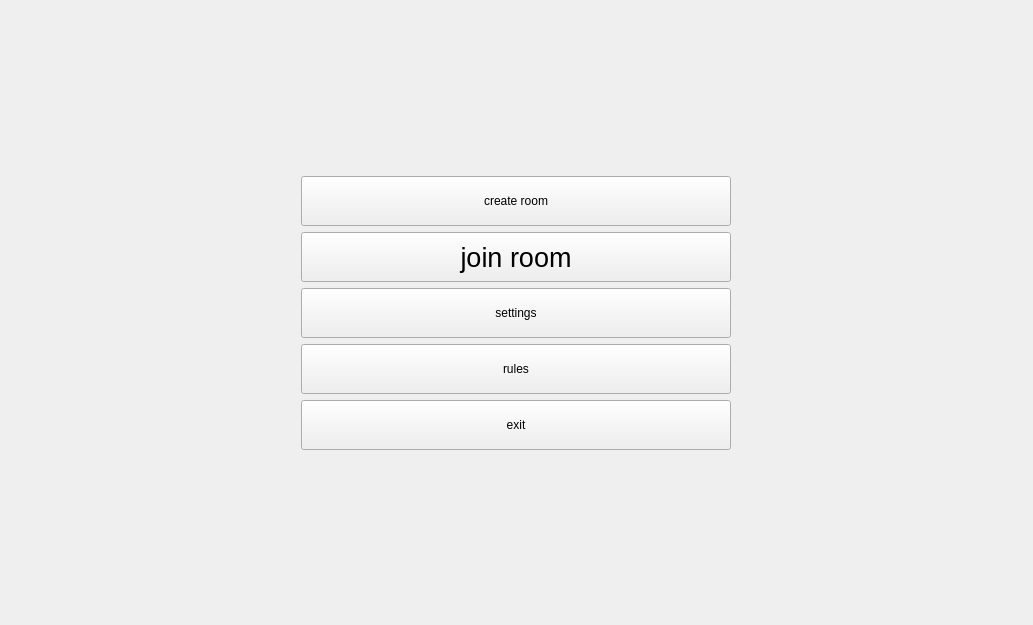
<?xml version="1.0" encoding="UTF-8"?>
<ui version="4.0">
 <class>MainMenuClass</class>
 <widget class="QWidget" name="MainMenuClass">
  <property name="geometry">
   <rect>
    <x>0</x>
    <y>0</y>
    <width>1033</width>
    <height>625</height>
   </rect>
  </property>
  <property name="sizePolicy">
   <sizepolicy hsizetype="Preferred" vsizetype="Maximum">
    <horstretch>0</horstretch>
    <verstretch>0</verstretch>
   </sizepolicy>
  </property>
  <property name="sizeIncrement">
   <size>
    <width>0</width>
    <height>0</height>
   </size>
  </property>
  <property name="windowTitle">
   <string>MainMenu</string>
  </property>
  <property name="styleSheet">
   <string notr="true"/>
  </property>
  <layout class="QGridLayout" name="gridLayout">
   <property name="leftMargin">
    <number>5</number>
   </property>
   <property name="topMargin">
    <number>5</number>
   </property>
   <property name="rightMargin">
    <number>5</number>
   </property>
   <property name="bottomMargin">
    <number>5</number>
   </property>
   <property name="horizontalSpacing">
    <number>2</number>
   </property>
   <property name="verticalSpacing">
    <number>25</number>
   </property>
   <item row="3" column="1">
    <spacer name="horizontalSpacer_2">
     <property name="orientation">
      <enum>Qt::Horizontal</enum>
     </property>
     <property name="sizeType">
      <enum>QSizePolicy::Preferred</enum>
     </property>
     <property name="sizeHint" stdset="0">
      <size>
       <width>40</width>
       <height>20</height>
      </size>
     </property>
    </spacer>
   </item>
   <item row="3" column="3">
    <spacer name="horizontalSpacer">
     <property name="orientation">
      <enum>Qt::Horizontal</enum>
     </property>
     <property name="sizeType">
      <enum>QSizePolicy::Preferred</enum>
     </property>
     <property name="sizeHint" stdset="0">
      <size>
       <width>40</width>
       <height>20</height>
      </size>
     </property>
    </spacer>
   </item>
   <item row="0" column="2">
    <spacer name="verticalSpacer">
     <property name="orientation">
      <enum>Qt::Vertical</enum>
     </property>
     <property name="sizeHint" stdset="0">
      <size>
       <width>20</width>
       <height>40</height>
      </size>
     </property>
    </spacer>
   </item>
   <item row="3" column="2">
    <layout class="QVBoxLayout" name="verticalLayout">
     <item>
      <widget class="QPushButton" name="startGameBtn">
       <property name="sizePolicy">
        <sizepolicy hsizetype="Minimum" vsizetype="Minimum">
         <horstretch>0</horstretch>
         <verstretch>0</verstretch>
        </sizepolicy>
       </property>
       <property name="minimumSize">
        <size>
         <width>250</width>
         <height>50</height>
        </size>
       </property>
       <property name="maximumSize">
        <size>
         <width>430</width>
         <height>65</height>
        </size>
       </property>
       <property name="sizeIncrement">
        <size>
         <width>0</width>
         <height>0</height>
        </size>
       </property>
       <property name="font">
        <font>
         <family>Arial</family>
        </font>
       </property>
       <property name="contextMenuPolicy">
        <enum>Qt::DefaultContextMenu</enum>
       </property>
       <property name="layoutDirection">
        <enum>Qt::LeftToRight</enum>
       </property>
       <property name="autoFillBackground">
        <bool>false</bool>
       </property>
       <property name="styleSheet">
        <string notr="true"/>
       </property>
       <property name="text">
        <string>create room</string>
       </property>
       <property name="flat">
        <bool>false</bool>
       </property>
      </widget>
     </item>
     <item>
      <widget class="QPushButton" name="joinRoomBtn">
       <property name="sizePolicy">
        <sizepolicy hsizetype="Minimum" vsizetype="Minimum">
         <horstretch>0</horstretch>
         <verstretch>0</verstretch>
        </sizepolicy>
       </property>
       <property name="minimumSize">
        <size>
         <width>250</width>
         <height>50</height>
        </size>
       </property>
       <property name="maximumSize">
        <size>
         <width>430</width>
         <height>65</height>
        </size>
       </property>
       <property name="font">
        <font>
         <family>Arial</family>
         <pointsize>20</pointsize>
         <weight>50</weight>
         <italic>false</italic>
         <bold>false</bold>
        </font>
       </property>
       <property name="contextMenuPolicy">
        <enum>Qt::DefaultContextMenu</enum>
       </property>
       <property name="layoutDirection">
        <enum>Qt::LeftToRight</enum>
       </property>
       <property name="styleSheet">
        <string notr="true"/>
       </property>
       <property name="text">
        <string>join room</string>
       </property>
      </widget>
     </item>
     <item>
      <widget class="QPushButton" name="startGameBtn_3">
       <property name="sizePolicy">
        <sizepolicy hsizetype="Minimum" vsizetype="Minimum">
         <horstretch>0</horstretch>
         <verstretch>0</verstretch>
        </sizepolicy>
       </property>
       <property name="minimumSize">
        <size>
         <width>250</width>
         <height>50</height>
        </size>
       </property>
       <property name="maximumSize">
        <size>
         <width>430</width>
         <height>65</height>
        </size>
       </property>
       <property name="contextMenuPolicy">
        <enum>Qt::DefaultContextMenu</enum>
       </property>
       <property name="layoutDirection">
        <enum>Qt::LeftToRight</enum>
       </property>
       <property name="styleSheet">
        <string notr="true"/>
       </property>
       <property name="text">
        <string>settings</string>
       </property>
      </widget>
     </item>
     <item>
      <widget class="QPushButton" name="startGameBtn_5">
       <property name="sizePolicy">
        <sizepolicy hsizetype="Minimum" vsizetype="Minimum">
         <horstretch>0</horstretch>
         <verstretch>0</verstretch>
        </sizepolicy>
       </property>
       <property name="minimumSize">
        <size>
         <width>250</width>
         <height>50</height>
        </size>
       </property>
       <property name="maximumSize">
        <size>
         <width>430</width>
         <height>65</height>
        </size>
       </property>
       <property name="contextMenuPolicy">
        <enum>Qt::DefaultContextMenu</enum>
       </property>
       <property name="layoutDirection">
        <enum>Qt::LeftToRight</enum>
       </property>
       <property name="styleSheet">
        <string notr="true"/>
       </property>
       <property name="text">
        <string>rules</string>
       </property>
      </widget>
     </item>
     <item>
      <widget class="QPushButton" name="startGameBtn_4">
       <property name="sizePolicy">
        <sizepolicy hsizetype="Minimum" vsizetype="Minimum">
         <horstretch>0</horstretch>
         <verstretch>0</verstretch>
        </sizepolicy>
       </property>
       <property name="minimumSize">
        <size>
         <width>250</width>
         <height>50</height>
        </size>
       </property>
       <property name="maximumSize">
        <size>
         <width>430</width>
         <height>65</height>
        </size>
       </property>
       <property name="contextMenuPolicy">
        <enum>Qt::DefaultContextMenu</enum>
       </property>
       <property name="layoutDirection">
        <enum>Qt::LeftToRight</enum>
       </property>
       <property name="styleSheet">
        <string notr="true"/>
       </property>
       <property name="text">
        <string>exit</string>
       </property>
      </widget>
     </item>
    </layout>
   </item>
   <item row="4" column="2">
    <spacer name="verticalSpacer_2">
     <property name="orientation">
      <enum>Qt::Vertical</enum>
     </property>
     <property name="sizeHint" stdset="0">
      <size>
       <width>20</width>
       <height>40</height>
      </size>
     </property>
    </spacer>
   </item>
  </layout>
 </widget>
 <layoutdefault spacing="6" margin="11"/>
 <resources/>
 <connections>
  <connection>
   <sender>startGameBtn</sender>
   <signal>clicked()</signal>
   <receiver>MainMenuClass</receiver>
   <slot>emitCreateRoom_slot()</slot>
   <hints>
    <hint type="sourcelabel">
     <x>684</x>
     <y>225</y>
    </hint>
    <hint type="destinationlabel">
     <x>445</x>
     <y>328</y>
    </hint>
   </hints>
  </connection>
  <connection>
   <sender>joinRoomBtn</sender>
   <signal>clicked()</signal>
   <receiver>MainMenuClass</receiver>
   <slot>emitJoinBtn_slot()</slot>
   <hints>
    <hint type="sourcelabel">
     <x>371</x>
     <y>266</y>
    </hint>
    <hint type="destinationlabel">
     <x>195</x>
     <y>144</y>
    </hint>
   </hints>
  </connection>
  <connection>
   <sender>startGameBtn_4</sender>
   <signal>clicked()</signal>
   <receiver>MainMenuClass</receiver>
   <slot>emitExit_slot()</slot>
   <hints>
    <hint type="sourcelabel">
     <x>441</x>
     <y>409</y>
    </hint>
    <hint type="destinationlabel">
     <x>205</x>
     <y>452</y>
    </hint>
   </hints>
  </connection>
  <connection>
   <sender>startGameBtn</sender>
   <signal>clicked()</signal>
   <receiver>MainMenuClass</receiver>
   <slot>hide()</slot>
   <hints>
    <hint type="sourcelabel">
     <x>587</x>
     <y>211</y>
    </hint>
    <hint type="destinationlabel">
     <x>725</x>
     <y>133</y>
    </hint>
   </hints>
  </connection>
  <connection>
   <sender>joinRoomBtn</sender>
   <signal>clicked()</signal>
   <receiver>MainMenuClass</receiver>
   <slot>hide()</slot>
   <hints>
    <hint type="sourcelabel">
     <x>349</x>
     <y>271</y>
    </hint>
    <hint type="destinationlabel">
     <x>346</x>
     <y>234</y>
    </hint>
   </hints>
  </connection>
 </connections>
 <slots>
  <slot>emitCreateRoom_slot()</slot>
  <slot>emitJoinBtn_slot()</slot>
  <slot>emitExit_slot()</slot>
 </slots>
</ui>
